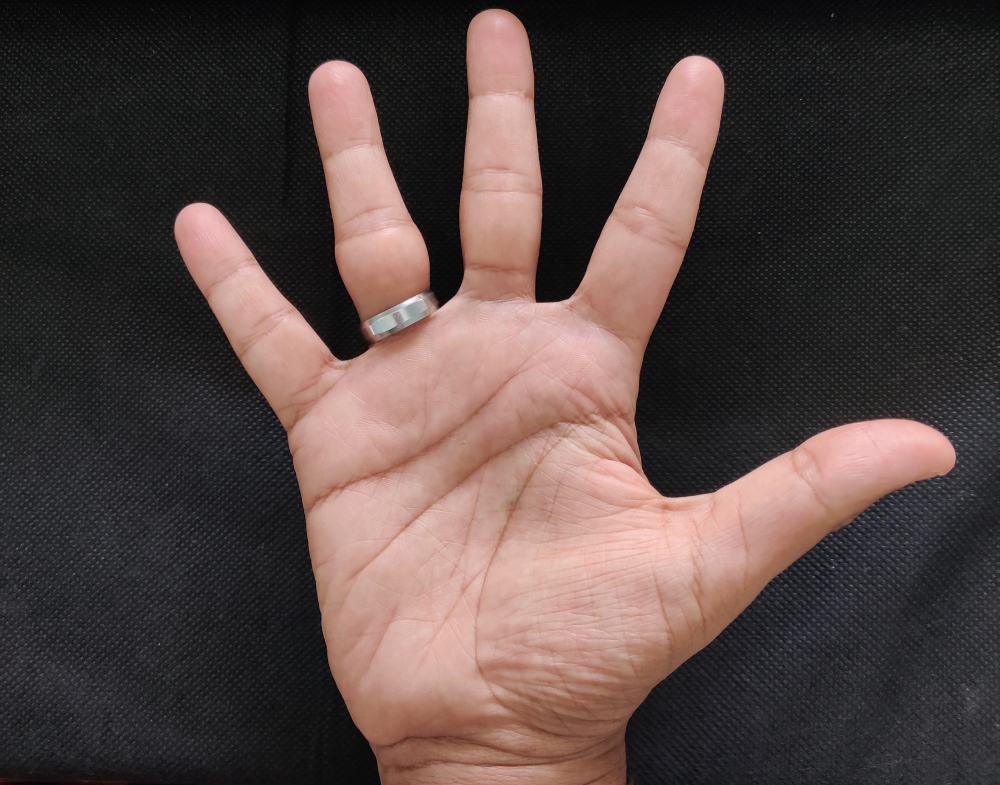
#> input picture resources/hand-sample.jpg, 3000 x 2355 px (shown at 1/3 size)
$ python recognize-image.py
#> lines starting #> are read from the running program, lines starting #| are printed output that depends on the picture; after the words box and inside, x2 and y2 are one past the last pixel; in counts of white or black regions, pixels touching at a corner belong together
#------------------------------------------------------------
# SEGMENT, RECOGNIZE and COUNT fingers from a single frame
#------------------------------------------------------------

# organize imports
import cv2
import imutils
import numpy as np
from sklearn.metrics import pairwise

#---------------------------------------------
# To segment the region of hand in the image
#---------------------------------------------
def segment(image, grayimage, threshold=75):
    # threshold the image to get the foreground (hand)
    thresholded = cv2.threshold(grayimage, threshold, 255, cv2.THRESH_BINARY)[1]

    # get the contours in the thresholded image (OpenCV 4.x style)
    cnts, _ = cv2.findContours(thresholded.copy(), cv2.RETR_EXTERNAL, cv2.CHAIN_APPROX_SIMPLE)

    # return None if no contours detected
    if len(cnts) == 0:
        return None
    else:
        # based on contour area, get the maximum contour (the hand)
        segmented = max(cnts, key=cv2.contourArea)
        return (thresholded, segmented)

#--------------------------------------------------------------
# To count the number of fingers in the segmented hand region
#--------------------------------------------------------------
def count(image, thresholded, segmented):
    # convex hull of the segmented hand region
    chull = cv2.convexHull(segmented)

    # find the most extreme points in the convex hull
    extreme_top    = tuple(chull[chull[:, :, 1].argmin()][0])
    extreme_bottom = tuple(chull[chull[:, :, 1].argmax()][0])
    extreme_left   = tuple(chull[chull[:, :, 0].argmin()][0])
    extreme_right  = tuple(chull[chull[:, :, 0].argmax()][0])

    # center of the palm
    cX = int((extreme_left[0] + extreme_right[0]) / 2)
    cY = int((extreme_top[1] + extreme_bottom[1]) / 2)

    # maximum euclidean distance from center to extreme points
    distances = pairwise.euclidean_distances(
        [(cX, cY)],
        Y=[extreme_left, extreme_right, extreme_top, extreme_bottom]
    )[0]
    max_distance = distances[distances.argmax()]

    # radius of circular ROI (80% of max distance)
    radius = int(0.8 * max_distance)

    # circumference of circular ROI
    circumference = (2 * np.pi * radius)

    # circular ROI mask
    circular_roi = np.zeros(thresholded.shape[:2], dtype="uint8")
    cv2.circle(circular_roi, (cX, cY), radius, 255, 1)

    # apply circular ROI on thresholded hand
    circular_roi = cv2.bitwise_and(thresholded, thresholded, mask=circular_roi)

    # find contours in circular ROI (OpenCV 4.x style)
    cnts, hierarchy = cv2.findContours(circular_roi.copy(), cv2.RETR_EXTERNAL, cv2.CHAIN_APPROX_NONE)

    count_fingers = 0

    # loop through contours
    for c in cnts:
        (x, y, w, h) = cv2.boundingRect(c)

        # count finger only if:
        # 1. Not the wrist
        # 2. Small enough relative to circumference
        if ((cY + (cY * 0.25)) > (y + h)) and ((circumference * 0.25) > c.shape[0]):
            count_fingers += 1

    return count_fingers

#-----------------
# MAIN FUNCTION
#-----------------
if __name__ == "__main__":
    # load a hand image
    frame = cv2.imread("resources/hand-sample.jpg")
#> frame is the input picture: shape (2355, 3000, 3); mean B, G, R 67.4, 70.2, 85.6

    # resize the frame
    frame = imutils.resize(frame, width=700)
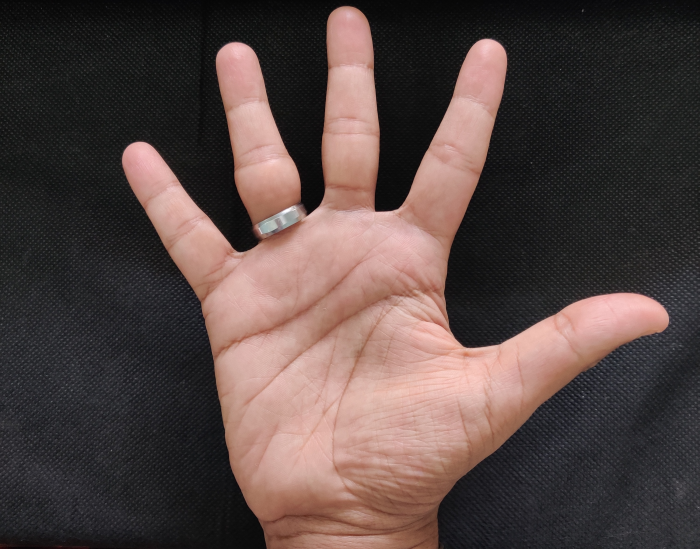
#> frame: shape (549, 700, 3); mean B, G, R 67.4, 70.2, 85.6

    # clone the frame
    clone = frame.copy()

    # convert to grayscale and blur
    gray = cv2.cvtColor(frame, cv2.COLOR_BGR2GRAY)
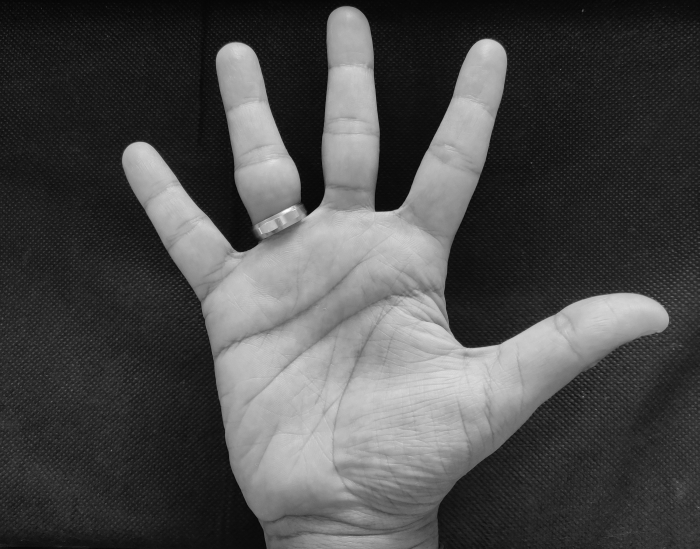
#> gray: shape (549, 700); min 6, max 254, mean 74.4
    gray = cv2.GaussianBlur(gray, (7, 7), 0)

    # segment the hand region
    hand = segment(clone, gray)
#> in segment, `thresholded = cv2.threshold(grayimage, threshold, 255, cv2.THRESH_BINA..`:
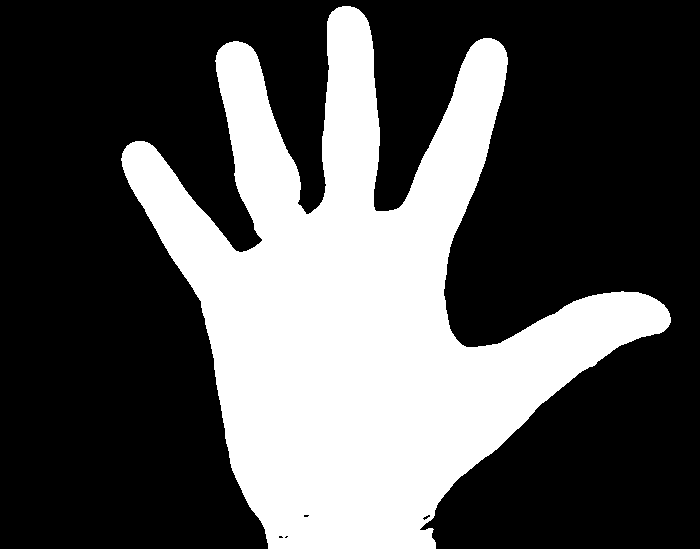
#> thresholded: shape (549, 700); 33% white; 1 white region
#> in segment, `cnts, _ = cv2.findContours(thresholded.copy(), cv2.RETR_EXTERNAL, cv2...`: cnts = 1 contour; box (x1, y1, x2, y2) and area: (121, 6, 671, 549) 125737
#> in segment, `segmented = max(cnts, key=cv2.contourArea)`: segmented = contour of 1194 points, box (x1, y1, x2, y2) (121, 6, 671, 549), area 125737

    if hand is not None:
        (thresholded, segmented) = hand

        # count fingers
        fingers = count(clone, thresholded, segmented)
#> in count, `chull = cv2.convexHull(segmented)`: chull = contour of 28 points, box (x1, y1, x2, y2) (121, 6, 671, 549), area 200876
#> in count, `extreme_top    = tuple(chull[chull[:, :, 1].argmin()][0])`: extreme_top = (350, 6)
#> in count, `extreme_bottom = tuple(chull[chull[:, :, 1].argmax()][0])`: extreme_bottom = (435, 548)
#> in count, `extreme_left   = tuple(chull[chull[:, :, 0].argmin()][0])`: extreme_left = (121, 160)
#> in count, `extreme_right  = tuple(chull[chull[:, :, 0].argmax()][0])`: extreme_right = (670, 317)
#> in count, `cX = int((extreme_left[0] + extreme_right[0]) / 2)`: cX = 395
#> in count, `cY = int((extreme_top[1] + extreme_bottom[1]) / 2)`: cY = 277
#> in count, `distances = pairwise.euclidean_distances( [(cX, cY)], Y=[extreme_left,..`: distances = [297.9, 277.9, 274.7, 273.9]
#> in count, `max_distance = distances[distances.argmax()]`: max_distance = 297.9
#> in count, `radius = int(0.8 * max_distance)`: radius = 238
#> in count, `circumference = (2 * np.pi * radius)`: circumference = 1495.4
#> in count, `cv2.circle(circular_roi, (cX, cY), radius, 255, 1)`:
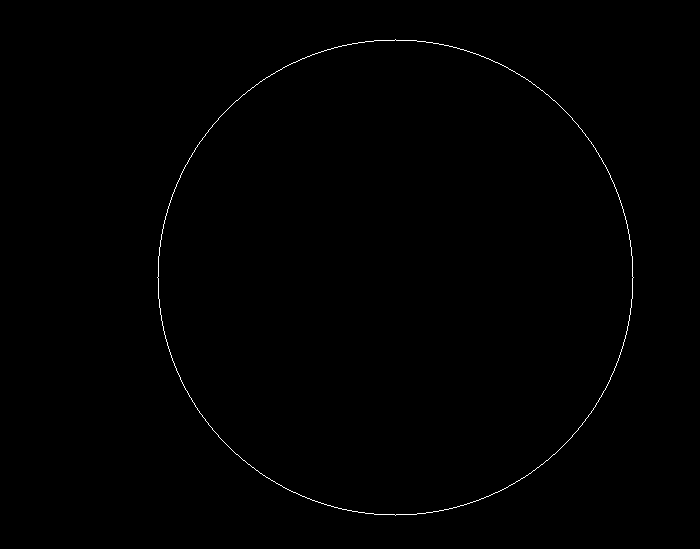
#> circular_roi: shape (549, 700); 0.35% white in thin lines or dots, all inside (x1, y1, x2, y2) = (157, 39, 634, 516)
#> in count, `circular_roi = cv2.bitwise_and(thresholded, thresholded, mask=circular..`:
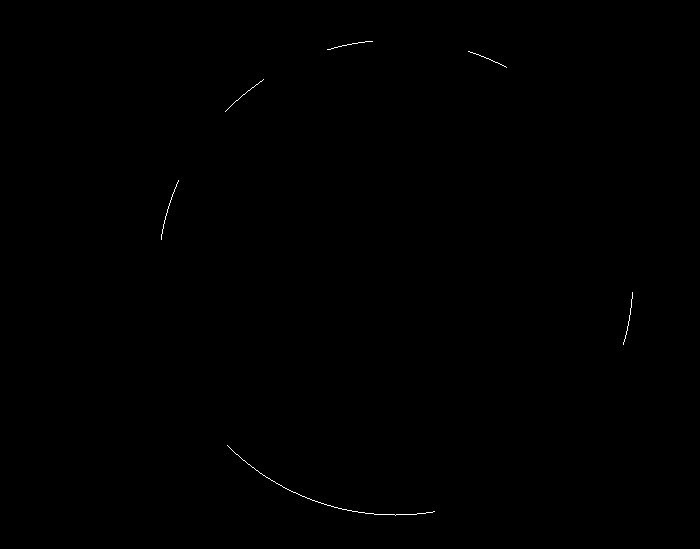
#> circular_roi: shape (549, 700); 0.12% white in thin lines or dots, all inside (x1, y1, x2, y2) = (161, 41, 633, 516)
#> in count, `cnts, hierarchy = cv2.findContours(circular_roi.copy(), cv2.RETR_EXTER..`: cnts = 6 contours, all with area under 20
#> the loop in count, `for c in cnts:` made 6 passes
#> (x, y, w, h) on passes 1 to 6: (227, 445, 208, 71), (623, 292, 10, 53), (161, 180, 18, 60), (225, 79, 39, 33), (468, 51, 39, 17), (327, 41, 46, 9)
#> after the loop in count, `for c in cnts:`: count_fingers = 5
#> fingers = 5

        # display result
        cv2.putText(clone, f"This is {fingers}", (70, 45),
                    cv2.FONT_HERSHEY_SIMPLEX, 1, (0,0,255), 2)
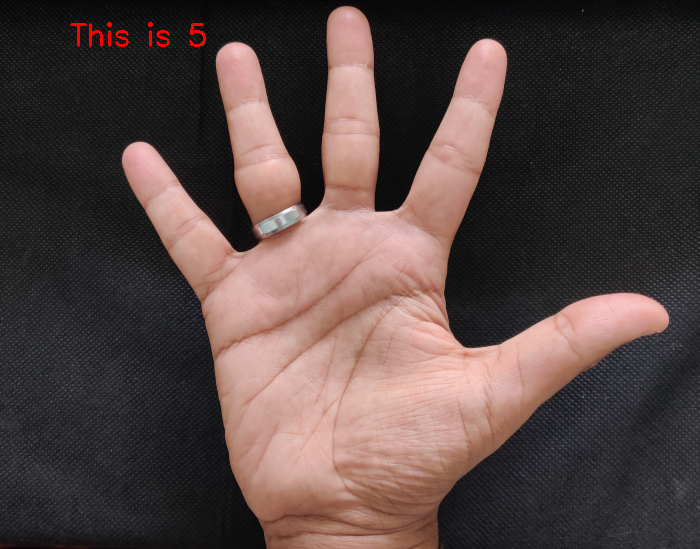
#> clone: shape (549, 700, 3); 0.2% of pixels changed, all inside (x1, y1, x2, y2) = (70, 22, 206, 47)

    # show output
    cv2.imshow("Image", clone)
    cv2.waitKey(0)
    cv2.destroyAllWindows()
